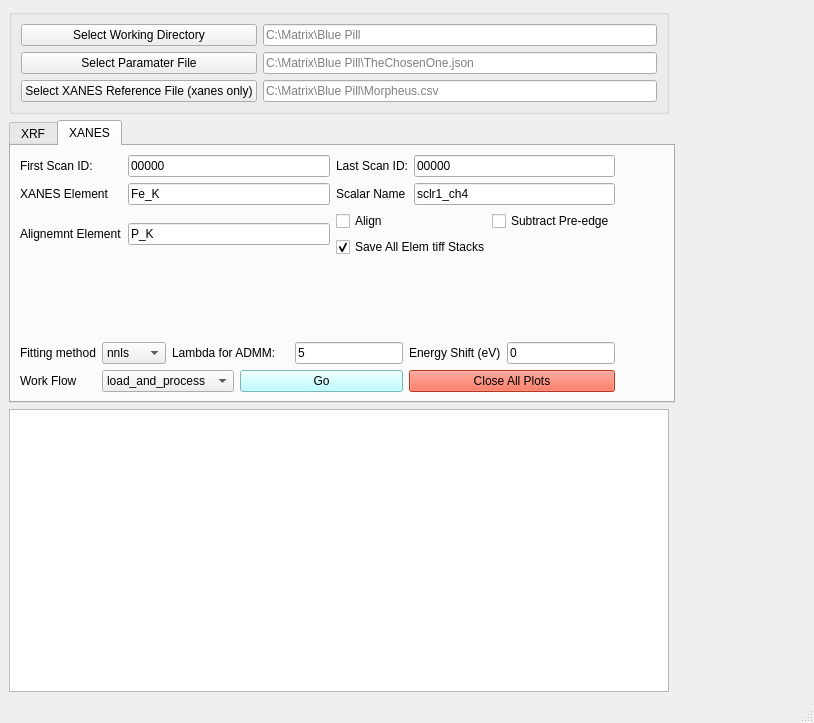
<?xml version="1.0" encoding="UTF-8"?>
<ui version="4.0">
 <author>Ajith</author>
 <class>MainWindow</class>
 <widget class="QMainWindow" name="MainWindow">
  <property name="geometry">
   <rect>
    <x>0</x>
    <y>0</y>
    <width>814</width>
    <height>723</height>
   </rect>
  </property>
  <property name="windowTitle">
   <string>MainWindow</string>
  </property>
  <widget class="QWidget" name="centralwidget">
   <layout class="QGridLayout" name="gridLayout_8">
    <item row="0" column="0">
     <widget class="QGroupBox" name="groupBox">
      <property name="sizePolicy">
       <sizepolicy hsizetype="Preferred" vsizetype="Preferred">
        <horstretch>0</horstretch>
        <verstretch>0</verstretch>
       </sizepolicy>
      </property>
      <property name="styleSheet">
       <string notr="true">font: 10pt &quot;MS Shell Dlg 2&quot;;</string>
      </property>
      <property name="title">
       <string/>
      </property>
      <layout class="QGridLayout" name="gridLayout_7">
       <item row="0" column="0">
        <layout class="QGridLayout" name="gridLayout_4">
         <item row="2" column="1">
          <widget class="QLineEdit" name="le_ref">
           <property name="sizePolicy">
            <sizepolicy hsizetype="MinimumExpanding" vsizetype="Fixed">
             <horstretch>0</horstretch>
             <verstretch>0</verstretch>
            </sizepolicy>
           </property>
           <property name="placeholderText">
            <string>C:\Matrix\Blue Pill\Morpheus.csv</string>
           </property>
          </widget>
         </item>
         <item row="0" column="1">
          <widget class="QLineEdit" name="le_wd">
           <property name="sizePolicy">
            <sizepolicy hsizetype="MinimumExpanding" vsizetype="Fixed">
             <horstretch>0</horstretch>
             <verstretch>0</verstretch>
            </sizepolicy>
           </property>
           <property name="placeholderText">
            <string>C:\Matrix\Blue Pill</string>
           </property>
          </widget>
         </item>
         <item row="0" column="0" rowspan="3">
          <layout class="QGridLayout" name="gridLayout_2">
           <item row="0" column="0">
            <widget class="QPushButton" name="pb_wd">
             <property name="sizePolicy">
              <sizepolicy hsizetype="Minimum" vsizetype="Minimum">
               <horstretch>0</horstretch>
               <verstretch>0</verstretch>
              </sizepolicy>
             </property>
             <property name="text">
              <string>Select Working Directory</string>
             </property>
            </widget>
           </item>
           <item row="1" column="0">
            <widget class="QPushButton" name="pb_param">
             <property name="sizePolicy">
              <sizepolicy hsizetype="Minimum" vsizetype="Minimum">
               <horstretch>0</horstretch>
               <verstretch>0</verstretch>
              </sizepolicy>
             </property>
             <property name="text">
              <string>Select Paramater File</string>
             </property>
            </widget>
           </item>
           <item row="2" column="0">
            <widget class="QPushButton" name="pb_ref">
             <property name="sizePolicy">
              <sizepolicy hsizetype="Minimum" vsizetype="Minimum">
               <horstretch>0</horstretch>
               <verstretch>0</verstretch>
              </sizepolicy>
             </property>
             <property name="text">
              <string>Select XANES Reference File (xanes only)</string>
             </property>
            </widget>
           </item>
          </layout>
         </item>
         <item row="1" column="1">
          <widget class="QLineEdit" name="le_param">
           <property name="sizePolicy">
            <sizepolicy hsizetype="MinimumExpanding" vsizetype="Fixed">
             <horstretch>0</horstretch>
             <verstretch>0</verstretch>
            </sizepolicy>
           </property>
           <property name="placeholderText">
            <string>C:\Matrix\Blue Pill\TheChosenOne.json</string>
           </property>
          </widget>
         </item>
        </layout>
       </item>
      </layout>
     </widget>
    </item>
    <item row="0" column="1" colspan="2">
     <spacer name="horizontalSpacer_3">
      <property name="orientation">
       <enum>Qt::Horizontal</enum>
      </property>
      <property name="sizeHint" stdset="0">
       <size>
        <width>4</width>
        <height>20</height>
       </size>
      </property>
     </spacer>
    </item>
    <item row="1" column="0" colspan="2">
     <widget class="QTabWidget" name="tabWidget">
      <property name="styleSheet">
       <string notr="true">font: 12pt &quot;MS Shell Dlg 2&quot;;</string>
      </property>
      <property name="currentIndex">
       <number>1</number>
      </property>
      <widget class="QWidget" name="tab_2">
       <attribute name="title">
        <string>XRF</string>
       </attribute>
       <layout class="QGridLayout" name="gridLayout_12">
        <item row="0" column="0" colspan="2">
         <widget class="QGroupBox" name="groupBox_3">
          <property name="title">
           <string>XRF Batch Processing</string>
          </property>
          <layout class="QGridLayout" name="gridLayout_11">
           <item row="0" column="0">
            <layout class="QGridLayout" name="gridLayout_6">
             <item row="0" column="0">
              <widget class="QLabel" name="label_12">
               <property name="text">
                <string>First Scan ID:</string>
               </property>
              </widget>
             </item>
             <item row="0" column="1">
              <widget class="QLineEdit" name="le_startid_2">
               <property name="text">
                <string>00000</string>
               </property>
               <property name="placeholderText">
                <string>00000</string>
               </property>
              </widget>
             </item>
             <item row="0" column="2">
              <widget class="QLabel" name="label_11">
               <property name="text">
                <string>Last Scan ID:</string>
               </property>
              </widget>
             </item>
             <item row="0" column="3">
              <widget class="QLineEdit" name="le_lastid_2">
               <property name="text">
                <string>00000</string>
               </property>
               <property name="placeholderText">
                <string>00000</string>
               </property>
              </widget>
             </item>
             <item row="1" column="0">
              <widget class="QLabel" name="label_10">
               <property name="text">
                <string>Scalar Name:</string>
               </property>
              </widget>
             </item>
             <item row="1" column="1">
              <widget class="QLineEdit" name="le_sclr_2">
               <property name="text">
                <string>sclr1_ch4</string>
               </property>
               <property name="placeholderText">
                <string>Fe_K</string>
               </property>
              </widget>
             </item>
             <item row="1" column="2" colspan="2">
              <widget class="QPushButton" name="pb_xrf_start">
               <property name="styleSheet">
                <string notr="true">background-color: rgb(85, 255, 127);</string>
               </property>
               <property name="text">
                <string>Start Batch Processing</string>
               </property>
              </widget>
             </item>
            </layout>
           </item>
          </layout>
         </widget>
        </item>
        <item row="1" column="0">
         <widget class="QGroupBox" name="groupBox_2">
          <property name="title">
           <string>Live XRF Processing</string>
          </property>
          <layout class="QGridLayout" name="gridLayout_10">
           <item row="0" column="0">
            <layout class="QGridLayout" name="gridLayout_9">
             <item row="0" column="0">
              <widget class="QPushButton" name="pb_activate_live">
               <property name="styleSheet">
                <string notr="true">background-color: rgb(0, 170, 255);</string>
               </property>
               <property name="text">
                <string>Activate Live</string>
               </property>
              </widget>
             </item>
             <item row="0" column="1">
              <widget class="QPushButton" name="pb_live">
               <property name="styleSheet">
                <string notr="true">background-color: rgb(255, 93, 29);
font: 75 12pt &quot;MS Shell Dlg 2&quot;;
</string>
               </property>
               <property name="text">
                <string>Start Live</string>
               </property>
              </widget>
             </item>
             <item row="1" column="0" colspan="2">
              <widget class="QLabel" name="label_live_status">
               <property name="text">
                <string>Live Processing is not ready</string>
               </property>
              </widget>
             </item>
            </layout>
           </item>
          </layout>
         </widget>
        </item>
        <item row="1" column="1">
         <widget class="QPushButton" name="pb_open_pyxrf">
          <property name="sizePolicy">
           <sizepolicy hsizetype="Maximum" vsizetype="Maximum">
            <horstretch>0</horstretch>
            <verstretch>0</verstretch>
           </sizepolicy>
          </property>
          <property name="styleSheet">
           <string notr="true">background-color: rgb(255, 221, 98);</string>
          </property>
          <property name="text">
           <string>Open PyXRF</string>
          </property>
         </widget>
        </item>
       </layout>
      </widget>
      <widget class="QWidget" name="tab">
       <attribute name="title">
        <string>XANES</string>
       </attribute>
       <layout class="QGridLayout" name="gridLayout_5">
        <item row="0" column="0">
         <widget class="QLabel" name="label">
          <property name="text">
           <string>First Scan ID:</string>
          </property>
         </widget>
        </item>
        <item row="0" column="1">
         <widget class="QLineEdit" name="le_startid">
          <property name="text">
           <string>00000</string>
          </property>
          <property name="placeholderText">
           <string>00000</string>
          </property>
         </widget>
        </item>
        <item row="0" column="2">
         <widget class="QLabel" name="label_2">
          <property name="text">
           <string>Last Scan ID:</string>
          </property>
         </widget>
        </item>
        <item row="0" column="3">
         <widget class="QLineEdit" name="le_lastid">
          <property name="text">
           <string>00000</string>
          </property>
          <property name="placeholderText">
           <string>00000</string>
          </property>
         </widget>
        </item>
        <item row="0" column="4">
         <spacer name="horizontalSpacer">
          <property name="orientation">
           <enum>Qt::Horizontal</enum>
          </property>
          <property name="sizeHint" stdset="0">
           <size>
            <width>49</width>
            <height>20</height>
           </size>
          </property>
         </spacer>
        </item>
        <item row="1" column="0">
         <widget class="QLabel" name="label_3">
          <property name="text">
           <string>XANES Element </string>
          </property>
         </widget>
        </item>
        <item row="1" column="1">
         <widget class="QLineEdit" name="xanes_elem">
          <property name="text">
           <string>Fe_K</string>
          </property>
          <property name="placeholderText">
           <string>Fe_K</string>
          </property>
         </widget>
        </item>
        <item row="1" column="2">
         <widget class="QLabel" name="label_8">
          <property name="text">
           <string>Scalar Name</string>
          </property>
         </widget>
        </item>
        <item row="1" column="3">
         <widget class="QLineEdit" name="le_sclr">
          <property name="text">
           <string>sclr1_ch4</string>
          </property>
          <property name="placeholderText">
           <string>Fe_K</string>
          </property>
         </widget>
        </item>
        <item row="2" column="0">
         <widget class="QLabel" name="label_4">
          <property name="text">
           <string>Alignemnt Element</string>
          </property>
         </widget>
        </item>
        <item row="2" column="1">
         <widget class="QLineEdit" name="alignment_elem">
          <property name="text">
           <string>P_K</string>
          </property>
          <property name="placeholderText">
           <string>Pt_L</string>
          </property>
         </widget>
        </item>
        <item row="2" column="2" colspan="2">
         <layout class="QGridLayout" name="gridLayout_3">
          <item row="0" column="0">
           <widget class="QCheckBox" name="cb_align">
            <property name="text">
             <string>Align</string>
            </property>
           </widget>
          </item>
          <item row="0" column="1">
           <widget class="QCheckBox" name="ch_b_baseline">
            <property name="sizePolicy">
             <sizepolicy hsizetype="Fixed" vsizetype="Fixed">
              <horstretch>0</horstretch>
              <verstretch>0</verstretch>
             </sizepolicy>
            </property>
            <property name="text">
             <string>Subtract Pre-edge</string>
            </property>
           </widget>
          </item>
          <item row="1" column="0" colspan="2">
           <widget class="QCheckBox" name="ch_b_save_all_tiffs">
            <property name="text">
             <string>Save All Elem tiff Stacks</string>
            </property>
            <property name="checked">
             <bool>true</bool>
            </property>
           </widget>
          </item>
         </layout>
        </item>
        <item row="3" column="2">
         <spacer name="verticalSpacer">
          <property name="orientation">
           <enum>Qt::Vertical</enum>
          </property>
          <property name="sizeHint" stdset="0">
           <size>
            <width>20</width>
            <height>48</height>
           </size>
          </property>
         </spacer>
        </item>
        <item row="4" column="0" colspan="4">
         <layout class="QGridLayout" name="gridLayout">
          <item row="0" column="0">
           <widget class="QLabel" name="label_5">
            <property name="sizePolicy">
             <sizepolicy hsizetype="Preferred" vsizetype="Preferred">
              <horstretch>0</horstretch>
              <verstretch>0</verstretch>
             </sizepolicy>
            </property>
            <property name="text">
             <string>Fitting method</string>
            </property>
           </widget>
          </item>
          <item row="0" column="1">
           <widget class="QComboBox" name="cb_fittin_method">
            <property name="sizePolicy">
             <sizepolicy hsizetype="Preferred" vsizetype="Preferred">
              <horstretch>0</horstretch>
              <verstretch>0</verstretch>
             </sizepolicy>
            </property>
            <item>
             <property name="text">
              <string>nnls</string>
             </property>
            </item>
            <item>
             <property name="text">
              <string>admm</string>
             </property>
            </item>
           </widget>
          </item>
          <item row="0" column="2" colspan="2">
           <widget class="QLabel" name="label_7">
            <property name="sizePolicy">
             <sizepolicy hsizetype="Preferred" vsizetype="Preferred">
              <horstretch>0</horstretch>
              <verstretch>0</verstretch>
             </sizepolicy>
            </property>
            <property name="text">
             <string>Lambda for ADMM:</string>
            </property>
           </widget>
          </item>
          <item row="0" column="4">
           <widget class="QLineEdit" name="nnls_lamda">
            <property name="sizePolicy">
             <sizepolicy hsizetype="Preferred" vsizetype="Preferred">
              <horstretch>0</horstretch>
              <verstretch>0</verstretch>
             </sizepolicy>
            </property>
            <property name="focusPolicy">
             <enum>Qt::StrongFocus</enum>
            </property>
            <property name="text">
             <string>5</string>
            </property>
            <property name="placeholderText">
             <string>Lambda for ADMM</string>
            </property>
           </widget>
          </item>
          <item row="0" column="5">
           <widget class="QLabel" name="label_9">
            <property name="sizePolicy">
             <sizepolicy hsizetype="Preferred" vsizetype="Preferred">
              <horstretch>0</horstretch>
              <verstretch>0</verstretch>
             </sizepolicy>
            </property>
            <property name="text">
             <string>Energy Shift (eV)</string>
            </property>
           </widget>
          </item>
          <item row="0" column="6">
           <widget class="QLineEdit" name="energy_shift">
            <property name="sizePolicy">
             <sizepolicy hsizetype="Preferred" vsizetype="Preferred">
              <horstretch>0</horstretch>
              <verstretch>0</verstretch>
             </sizepolicy>
            </property>
            <property name="focusPolicy">
             <enum>Qt::StrongFocus</enum>
            </property>
            <property name="text">
             <string>0</string>
            </property>
            <property name="placeholderText">
             <string>Lambda for ADMM</string>
            </property>
           </widget>
          </item>
          <item row="1" column="0">
           <widget class="QLabel" name="label_6">
            <property name="text">
             <string>Work Flow</string>
            </property>
           </widget>
          </item>
          <item row="1" column="1" colspan="2">
           <widget class="QComboBox" name="cb_process">
            <property name="sizePolicy">
             <sizepolicy hsizetype="Expanding" vsizetype="Fixed">
              <horstretch>0</horstretch>
              <verstretch>0</verstretch>
             </sizepolicy>
            </property>
            <item>
             <property name="text">
              <string>load_and_process</string>
             </property>
            </item>
            <item>
             <property name="text">
              <string>process</string>
             </property>
            </item>
            <item>
             <property name="text">
              <string>build_xanes_map</string>
             </property>
            </item>
           </widget>
          </item>
          <item row="1" column="3" colspan="2">
           <widget class="QPushButton" name="pb_start">
            <property name="styleSheet">
             <string notr="true">font: 12pt &quot;MS Shell Dlg 2&quot;;
background-color: rgb(170, 255, 255);</string>
            </property>
            <property name="text">
             <string>Go</string>
            </property>
           </widget>
          </item>
          <item row="1" column="5" colspan="2">
           <widget class="QPushButton" name="pb_close_plots">
            <property name="styleSheet">
             <string notr="true">background-color: rgb(255, 77, 46);
color: rgb(0, 0, 0);
font: 75 10pt &quot;MS Shell Dlg 2&quot;;</string>
            </property>
            <property name="text">
             <string>Close All Plots</string>
            </property>
           </widget>
          </item>
         </layout>
        </item>
        <item row="4" column="4">
         <spacer name="horizontalSpacer_2">
          <property name="orientation">
           <enum>Qt::Horizontal</enum>
          </property>
          <property name="sizeHint" stdset="0">
           <size>
            <width>49</width>
            <height>20</height>
           </size>
          </property>
         </spacer>
        </item>
       </layout>
      </widget>
     </widget>
    </item>
    <item row="1" column="2">
     <spacer name="horizontalSpacer_4">
      <property name="orientation">
       <enum>Qt::Horizontal</enum>
      </property>
      <property name="sizeHint" stdset="0">
       <size>
        <width>40</width>
        <height>20</height>
       </size>
      </property>
     </spacer>
    </item>
    <item row="2" column="0">
     <widget class="QPlainTextEdit" name="pte_status"/>
    </item>
    <item row="2" column="2">
     <spacer name="horizontalSpacer_5">
      <property name="orientation">
       <enum>Qt::Horizontal</enum>
      </property>
      <property name="sizeHint" stdset="0">
       <size>
        <width>13</width>
        <height>20</height>
       </size>
      </property>
     </spacer>
    </item>
   </layout>
  </widget>
  <widget class="QMenuBar" name="menubar">
   <property name="geometry">
    <rect>
     <x>0</x>
     <y>0</y>
     <width>814</width>
     <height>26</height>
    </rect>
   </property>
  </widget>
  <widget class="QStatusBar" name="statusbar"/>
 </widget>
 <resources/>
 <connections/>
</ui>
